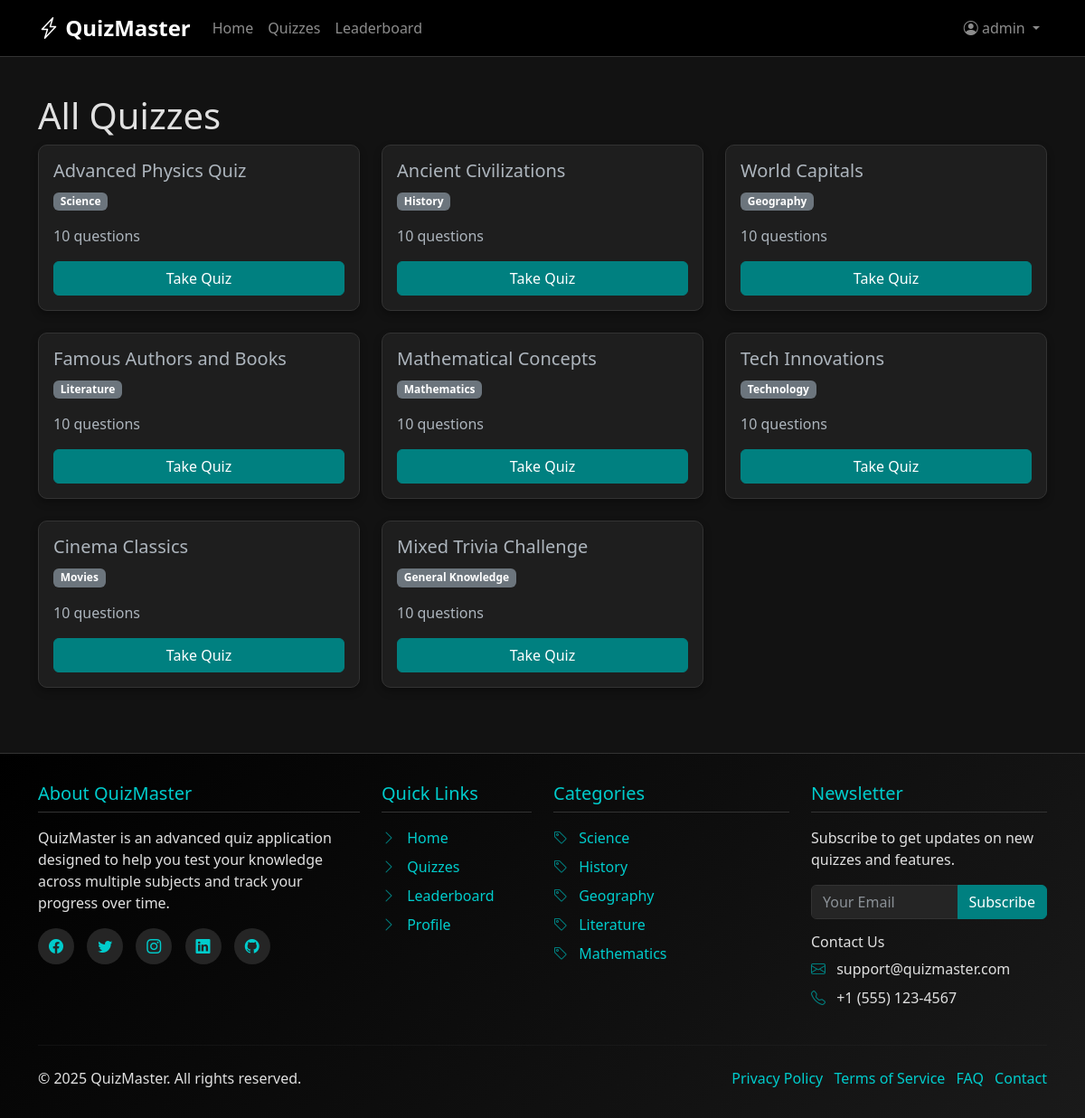
The app's page /quizzes/ (signed in) with its own data.
### quiz/models.py (models this page shows, shortened)
class Quiz(models.Model):
    title = models.CharField(max_length=200)
    description = models.TextField(blank=True)
    category = models.ForeignKey(Category, on_delete=models.CASCADE, related_name="quizzes")
    created_at = models.DateTimeField(auto_now_add=True)
    is_active = models.BooleanField(default=True)
    time_limit = models.PositiveIntegerField(
        help_text="Time limit in minutes (0 for no limit)",
        default=0
    )
    class Meta:
        indexes = [
            models.Index(fields=['category']),
            models.Index(fields=['is_active']),
            models.Index(fields=['-created_at']),
        ]

class Category(models.Model):
    name = models.CharField(max_length=100, unique=True)
    description = models.TextField(blank=True)
    created_at = models.DateTimeField(auto_now_add=True)
    class Meta:
        verbose_name_plural = "Categories"
        indexes = [
            models.Index(fields=['name']),
        ]

### quiz/views.py (the view)
# urls.py: path("quizzes/", views.quiz_list, name="quiz_list"),
def quiz_list(request):
    quizzes = Quiz.objects.select_related('category').filter(is_active=True)
    paginator = Paginator(quizzes, 12)  # Show 12 quizzes per page
    page_number = request.GET.get('page')
    page_obj = paginator.get_page(page_number)
    return render(request, 'quiz/quiz_list.html', {'page_obj': page_obj})

### quiz/templates/quiz/quiz_list.html (shortened to what this page needs)
{% extends "quiz/base.html" %}
{% block content %}
<div class="container my-5">
  <h1>All Quizzes</h1>
  <div class="row">
    {% for quiz in page_obj %}
    <div class="col-md-4 mb-4">
      <div class="card h-100">
        <div class="card-body d-flex flex-column">
          <h5 class="card-title">{{ quiz.title }}</h5>
          <p class="card-text">
            <span class="badge bg-secondary">{{ quiz.category.name }}</span>
          </p>
          <p class="card-text flex-grow-1">
            {{ quiz.questions.count }} questions
          </p>
          <a href="{% url 'quiz_detail' quiz.id %}" class="btn btn-primary mt-auto">Take Quiz</a>
        </div>
      </div>
    </div>
    {% empty %}
    <div class="col-12">
      <div class="alert alert-dark">
        <p>No quizzes available at the moment. Please check back later.</p>
      </div>
    </div>
    {% endfor %}
  </div>
</div>
{% endblock %}

### quiz/templates/quiz/base.html (shortened to what this page needs)
<!doctype html>
<html lang="en" data-bs-theme="dark">
<head>
  <link href="https://cdn.jsdelivr.net/npm/bootstrap@5.3.0/dist/css/bootstrap.min.css" rel="stylesheet">
  <link rel="stylesheet" href="https://cdn.jsdelivr.net/npm/bootstrap-icons@1.10.0/font/bootstrap-icons.css">
</head>
<body>
  <nav class="navbar navbar-expand-lg navbar-dark fixed-top">
    <div class="container">
      <a class="navbar-brand" href="{% url 'home' %}">
        <i class="bi bi-lightning-charge"></i> QuizMaster
      </a>
      <div class="collapse navbar-collapse" id="navbarNav">
        <ul class="navbar-nav me-auto">
          <li class="nav-item">
            <a class="nav-link" href="{% url 'home' %}">Home</a>
          </li>
          <li class="nav-item">
            <a class="nav-link" href="{% url 'quiz_list' %}">Quizzes</a>
          </li>
          <li class="nav-item">
            <a class="nav-link" href="{% url 'leaderboard' %}">Leaderboard</a>
          </li>
        </ul>
        <ul class="navbar-nav">
          {% if user.is_authenticated %}
            <li class="nav-item dropdown">
              <a class="nav-link dropdown-toggle" href="#" id="navbarDropdown" role="button" data-bs-toggle="dropdown">
                <i class="bi bi-person-circle"></i> {{ user.username }}
              </a>
            </li>
          {% endif %}
        </ul>
      </div>
    </div>
  </nav>
  <main>
    {% block content %}{% endblock %}
  </main>
  <footer class="footer mt-5">
    <div class="container">
      <div class="row">
        <div class="col-md-4 mb-4 mb-md-0">
          <h5>About QuizMaster</h5>
          <p>QuizMaster is an advanced quiz application designed to help you test your knowledge across multiple subjects and track your progress over time.</p>
          <div class="mt-3">
            <a href="#" class="social-icon"><i class="bi bi-facebook"></i></a>
            <a href="#" class="social-icon"><i class="bi bi-twitter"></i></a>
            <a href="#" class="social-icon"><i class="bi bi-instagram"></i></a>
            <a href="#" class="social-icon"><i class="bi bi-linkedin"></i></a>
            <a href="#" class="social-icon"><i class="bi bi-github"></i></a>
          </div>
        </div>
        <div class="col-md-2 mb-4 mb-md-0">
          <h5>Quick Links</h5>
          <ul class="list-unstyled footer-links">
            <li><a href="{% url 'home' %}"><i class="bi bi-chevron-right"></i> Home</a></li>
            <li><a href="{% url 'quiz_list' %}"><i class="bi bi-chevron-right"></i> Quizzes</a></li>
            <li><a href="{% url 'leaderboard' %}"><i class="bi bi-chevron-right"></i> Leaderboard</a></li>
            <li><a href="{% url 'profile' %}"><i class="bi bi-chevron-right"></i> Profile</a></li>
          </ul>
        </div>
        <div class="col-md-3 mb-4 mb-md-0">
          <h5>Categories</h5>
          <ul class="list-unstyled footer-links">
            <li><a href="#"><i class="bi bi-tag"></i> Science</a></li>
            <li><a href="#"><i class="bi bi-tag"></i> History</a></li>
            <li><a href="#"><i class="bi bi-tag"></i> Geography</a></li>
            <li><a href="#"><i class="bi bi-tag"></i> Literature</a></li>
            <li><a href="#"><i class="bi bi-tag"></i> Mathematics</a></li>
          </ul>
        </div>
        <div class="col-md-3">
          <h5>Newsletter</h5>
          <p>Subscribe to get updates on new quizzes and features.</p>
          <form class="newsletter-form">
            <div class="input-group">
              <input type="email" class="form-control" placeholder="Your Email">
              <button class="btn btn-primary" type="button">Subscribe</button>
            </div>
          </form>
          <div class="mt-3">
            <h6>Contact Us</h6>
            <ul class="list-unstyled footer-links">
              <li><i class="bi bi-envelope"></i> support@quizmaster.com</li>
              <li><i class="bi bi-telephone"></i> +1 (555) 123-4567</li>
            </ul>
          </div>
        </div>
      </div>
      <hr class="mt-4 mb-4" style="border-color: #333;">
      <div class="row align-items-center">
        <div class="col-md-6 text-center text-md-start">
          <p class="mb-0">&copy; 2025 QuizMaster. All rights reserved.</p>
        </div>
        <div class="col-md-6 text-center text-md-end">
          <ul class="list-inline mb-0">
            <li class="list-inline-item"><a href="#">Privacy Policy</a></li>
            <li class="list-inline-item"><a href="#">Terms of Service</a></li>
            <li class="list-inline-item"><a href="#">FAQ</a></li>
            <li class="list-inline-item"><a href="#">Contact</a></li>
          </ul>
        </div>
      </div>
    </div>
  </footer>
</body>
</html>

### quiz/templates/quiz/base.html (style rules this page uses)
body { padding-top: 56px; background-color: #121212; color: #e0e0e0; }
.navbar { background-color: #000 !important; border-bottom: 1px solid #333; }
.navbar-brand { font-weight: bold; font-size: 1.5rem; color: #fff !important; }
.card { background-color: #1e1e1e; border: 1px solid #333; border-radius: 10px; box-shadow: 0 4px 8px rgba(0,0,0,0.3); }
.btn-primary { background-color: #008080; border-color: #008080; }
.footer { background: linear-gradient(135deg, #000000 0%, #1a1a1a 100%); border-top: 1px solid #333; color: #e0e0e0; padding: 2rem 0; }
.footer a { color: #00cccc; text-decoration: none; }
.footer h5 { color: #00cccc; border-bottom: 1px solid #333; padding-bottom: 0.5rem; margin-bottom: 1rem; }
.social-icon { display: inline-block; width: 40px; height: 40px; background-color: #252525; border-radius: 50%; text-align: center; line-height: 40px; margin-right: 10px; transition: all 0.3s ease; }
.footer-links li { margin-bottom: 0.5rem; }
.footer-links i { margin-right: 0.5rem; color: #008080; }
.newsletter-form .form-control { background-color: #252525; border: 1px solid #333; color: #e0e0e0; }
.newsletter-form .btn { background-color: #008080; border-color: #008080; }
.form-control, .form-select { background-color: #252525; border: 1px solid #333; color: #e0e0e0; }
a { color: #00cccc; }
.badge.bg-secondary { background-color: #6c757d !important; }

### records on screen
Quiz: title "Advanced Physics Quiz", category.name "Science", questions.count "10"
Quiz: title "Ancient Civilizations", category.name "History", questions.count "10"
Quiz: title "World Capitals", category.name "Geography", questions.count "10"
Quiz: title "Famous Authors and Books", category.name "Literature", questions.count "10"
Quiz: title "Mathematical Concepts", category.name "Mathematics", questions.count "10"
Quiz: title "Tech Innovations", category.name "Technology", questions.count "10"
Quiz: title "Cinema Classics", category.name "Movies", questions.count "10"
Quiz: title "Mixed Trivia Challenge", category.name "General Knowledge", questions.count "10"

### other values on screen
{{ user.username }} "admin"
